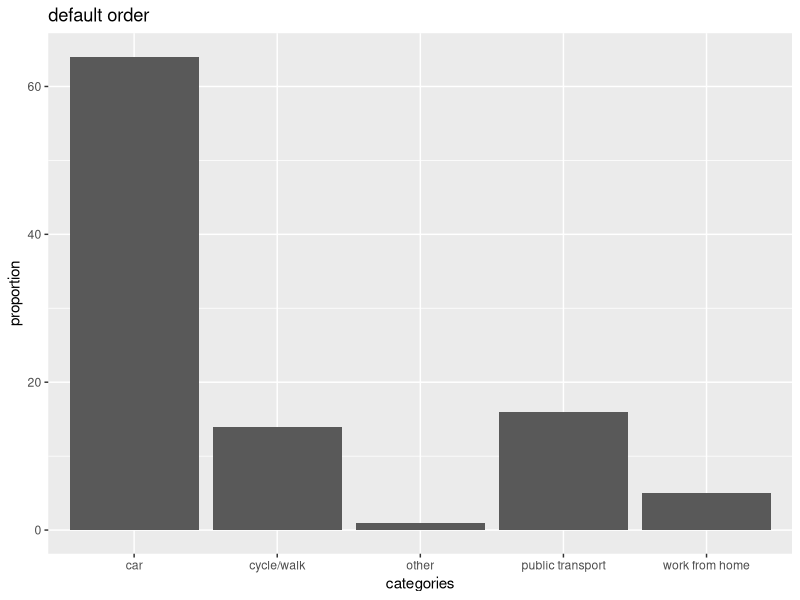
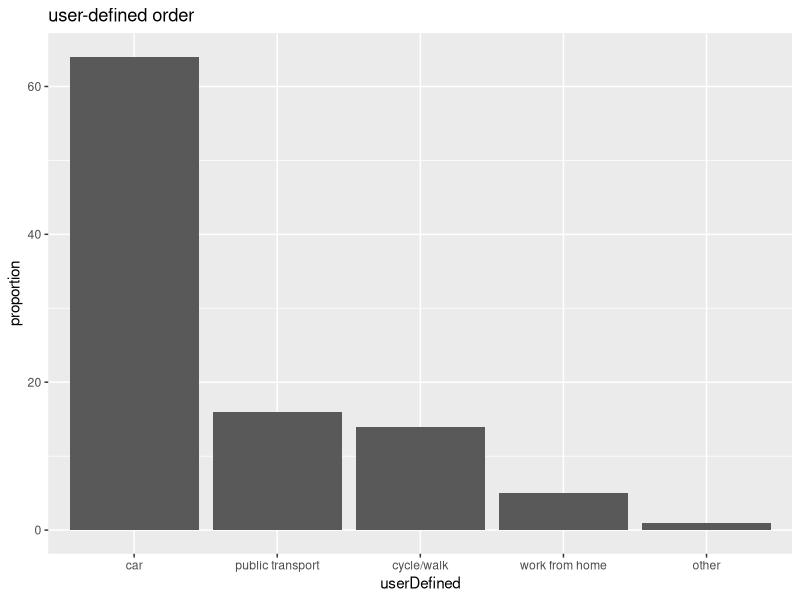
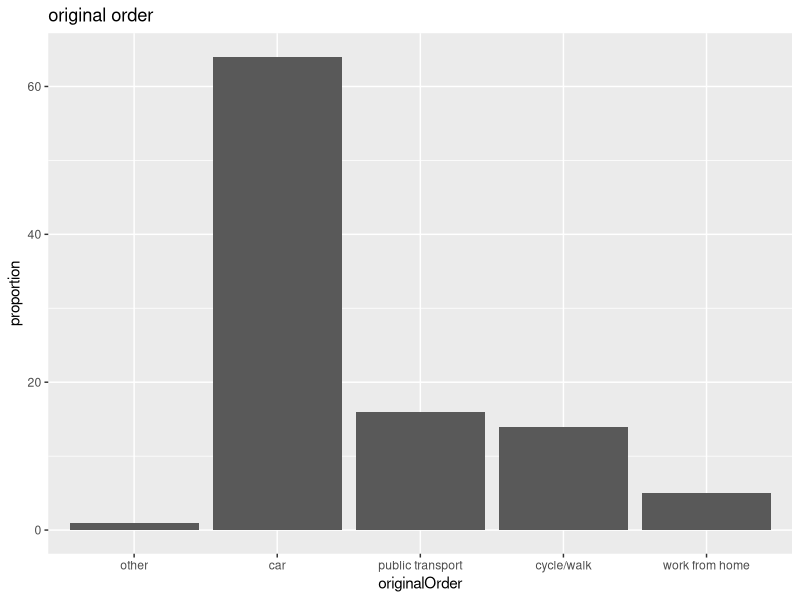
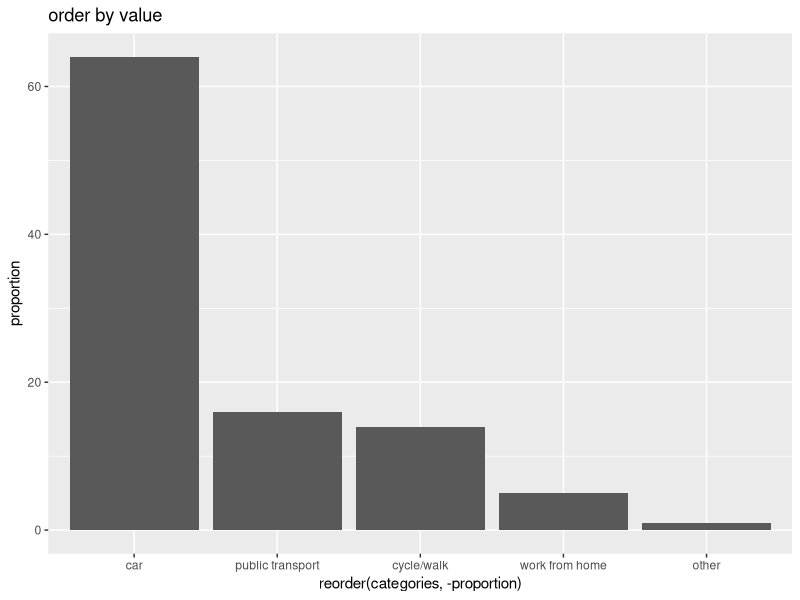

Write the R code that produced these figures, in order.
# Activity 05_02: Ordering factors

library(ggplot2)

# Method of travel to work in England and Wales, 2011
# 2011 Census - Office for National Statistics
commute <- data.frame(
  categories = c("other","car","public transport","cycle/walk","work from home"),
  proportion = c(1,64,16,14,5)
  )
head(commute)

# Default
ggplot(commute) + 
  geom_bar(aes(x=categories,y=proportion),stat="identity") + 
  ggtitle('default order')

# User-defined order: moving 'other' to the right
commute$userDefined <- factor(
    commute$categories,
    c("car","public transport","cycle/walk","work from home","other"))

ggplot(commute) + 
  geom_bar(aes(x=userDefined,y=proportion),stat="identity") + 
    ggtitle('user-defined order')

# categories as they appear in the data
commute$originalOrder <- factor(
          commute$categories,
          as.character(commute$categories))

ggplot(commute) + 
  geom_bar(aes(x=originalOrder,y=proportion), stat="identity") + 
    ggtitle('original order')

# Order by values
ggplot(commute) + 
  geom_bar(aes(x=reorder(categories, -proportion), y=proportion),stat="identity") + 
    ggtitle('order by value')

# Going further:
# https://kohske.wordpress.com/2010/12/29/faq-how-to-order-the-factor-variables-in-ggplot2/
